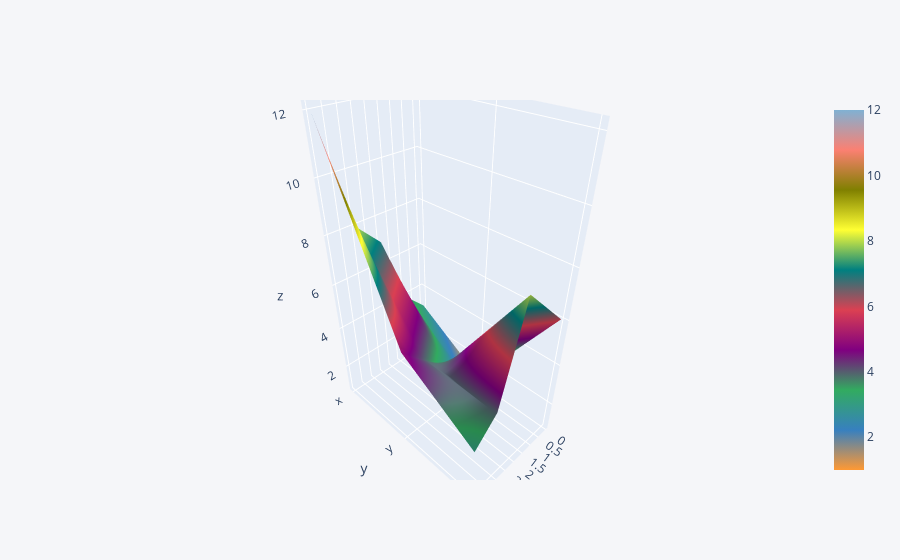

Notebook code cell kept with this figure:
### Code cell
df2.iplot(kind="surface")

### Figure 1 — Plotly figure (JSON) as saved in the notebook; plotly's stock layout.template omitted (floating-point values rounded to 4 significant figures)
{"data": [{"colorscale": [[0, "rgb(255, 153, 51)"], [0.1111, "rgb(55, 128, 191)"], [0.2222, "rgb(50, 171, 96)"], [0.3333, "rgb(128, 0, 128)"], [0.4444, "rgb(219, 64, 82)"], [0.5556, "rgb(0, 128, 128)"], [0.6667, "rgb(255, 255, 51)"], [0.7778, "rgb(128, 128, 0)"], [0.8889, "rgb(251, 128, 114)"], [1, "rgb(128, 177, 211)"]], "type": "surface", "x": [0, 1, 2, 3, 4], "y": ["x", "y", "z"], "z": [[3, 4, 7, 8, 12], [1, 2, 3, 4, 5], [6, 7, 8, 4, 3]]}], "layout": {"legend": {"bgcolor": "#F5F6F9", "font": {"color": "#4D5663"}}, "paper_bgcolor": "#F5F6F9", "plot_bgcolor": "#F5F6F9", "title": {"font": {"color": "#4D5663"}}, "xaxis": {"gridcolor": "#E1E5ED", "showgrid": true, "tickfont": {"color": "#4D5663"}, "title": {"font": {"color": "#4D5663"}, "text": ""}, "zerolinecolor": "#E1E5ED"}, "yaxis": {"gridcolor": "#E1E5ED", "showgrid": true, "tickfont": {"color": "#4D5663"}, "title": {"font": {"color": "#4D5663"}, "text": ""}, "zerolinecolor": "#E1E5ED"}}}
